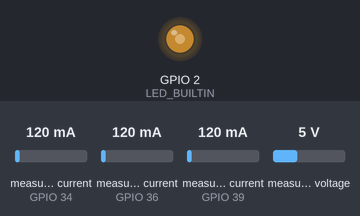
This sketch was run on a simulated ESP32. On the bench: output pins drawn as LEDs (lit = HIGH). The test bench sets the inputs (shaded band); at power-on: measured current (sensors on GPIO 34, GPIO 36, GPIO 39) 120 mA, measured voltage 5 V (analog values on the 0–4095 scale). WiFi joins after 1.5 s; servers stay silent unless stated; no MQTT or app messages arrive unless stated; what the sketch prints to the serial monitor is not drawn.

Above: at 1.6 s.
At 10.1 s:
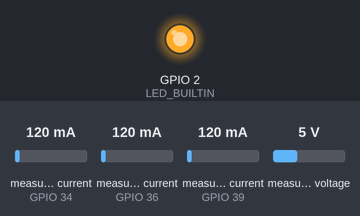
At 33.7 s:
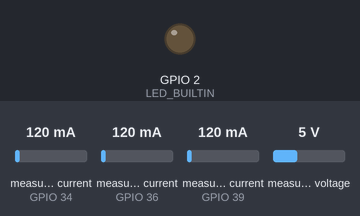
Timing chart, 0 to 37.0 s (numbered marks = the images above):
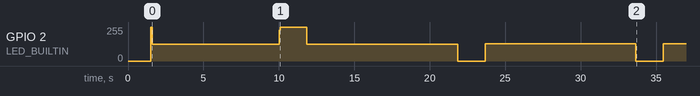

The sketch:

energia_fundo.ino
```cpp
#include <ArduinoJson.h>
#include <TimeLib.h>
#include "EmonLib.h"
#include <WiFi.h>
#include <PubSubClient.h>

// ======== CONFIG WIFI ========
const char* ssid = "LMM";
const char* password = "mecatronica";

// ======== CONFIG MQTT ========
const char* mqtt_server = "192.168.0.142";
const int mqtt_port = 1883;
const char* mqtt_topic = "energia_fundo";
const char* mqtt_client_id = "ESP32_LMM_FUNDO";

WiFiClient espClient;
PubSubClient client(espClient);

// ========== PINOS ==========
#define InputSCT_3 36
#define InputSCT_2 39
#define InputSCT_1 34
#define InputSVT_1 35
#define InputSVT_2 33
#define InputSVT_3 32

int LED_BUILTIN = 2;

// ========== CALIBRAÇÕES ==========
#define V_calibration_1  202
#define V_calibration_2  202
#define V_calibration_3  202
#define I_calibration    42.5

// ========== VARIÁVEIS ==========
double Irms_value_1 = 0, Irms_value_2 = 0, Irms_value_3 = 0;
double Vrms_value_1 = 0, Vrms_value_2 = 0, Vrms_value_3 = 0;
double Preal_value_1 = 0, Preal_value_2 = 0, Preal_value_3 = 0;

unsigned long lastSend = 0;

EnergyMonitor EnerMonitor;
EnergyMonitor EnerMonitor_2;
EnergyMonitor EnerMonitor_3;

// ========== FUNÇÕES DE CONEXÃO ==========
void conectarWiFi() {
  Serial.print("Conectando ao WiFi");
  WiFi.begin(ssid, password);
  while (WiFi.status() != WL_CONNECTED) {
    delay(500);
    Serial.print(".");
  }
  Serial.println("\nWiFi conectado!");
  Serial.print("IP: ");
  Serial.println(WiFi.localIP());
}

void reconectarMQTT() {
  while (!client.connected()) {
    Serial.print("Conectando ao broker MQTT...");
    if (client.connect(mqtt_client_id)) {
      Serial.println("MQTT conectado!");
    } else {
      Serial.print("Falhou! Código: ");
      Serial.println(client.state());
      delay(2000);
    }
  }
}

void setup() {
  Serial.begin(115200);
  pinMode(LED_BUILTIN, OUTPUT);
  analogReadResolution(12);

  Serial.println("Iniciando monitoramento...");

  // Setup dos sensores
  EnerMonitor.current(InputSCT_1, I_calibration);
  EnerMonitor_2.current(InputSCT_2, I_calibration);
  EnerMonitor_3.current(InputSCT_3, I_calibration);

  EnerMonitor.voltage(InputSVT_1, V_calibration_1, 0);
  EnerMonitor_2.voltage(InputSVT_2, V_calibration_2, 0);
  EnerMonitor_3.voltage(InputSVT_3, V_calibration_3, 0);

  // Conectar ao WiFi e configurar MQTT
  conectarWiFi();
  client.setServer(mqtt_server, mqtt_port);
}

void loop() {
  digitalWrite(LED_BUILTIN, !digitalRead(LED_BUILTIN));

  client.loop();
  if (!client.connected()) {
    reconectarMQTT();
  }

  if (millis() - lastSend > 10000) {
    getAndSendData();
    lastSend = millis();
  }
}

void getAndSendData() {
  // Medição
  EnerMonitor.calcVI(60, 5000);
  EnerMonitor_2.calcVI(60, 5000);
  EnerMonitor_3.calcVI(60, 5000);

  Vrms_value_1 = EnerMonitor.Vrms;
  Irms_value_1 = (EnerMonitor.Irms >= 0.5) ? EnerMonitor.Irms : 0;
  Preal_value_1 = (abs(EnerMonitor.realPower) >= 50) ? abs(EnerMonitor.realPower) : 0;

  Vrms_value_2 = EnerMonitor_2.Vrms;
  Irms_value_2 = (EnerMonitor_2.Irms >= 0.5) ? EnerMonitor_2.Irms : 0;
  Preal_value_2 = (abs(EnerMonitor_2.realPower) >= 50) ? abs(EnerMonitor_2.realPower) : 0;

  Vrms_value_3 = EnerMonitor_3.Vrms;
  Irms_value_3 = (EnerMonitor_3.Irms >= 0.5) ? EnerMonitor_3.Irms : 0;
  Preal_value_3 = (abs(EnerMonitor_3.realPower) >= 50) ? abs(EnerMonitor_3.realPower) : 0;

  Serial.println("Enviando dados via MQTT...");

  // Monta JSON no padrão desejado
  String payload = "{\"nome\": \"LMM_fundo\", \"corrente\": [" +
    String(Irms_value_1, 2) + ", " +
    String(Irms_value_2, 2) + ", " +
    String(Irms_value_3, 2) + "], \"tensao\": [" +
    String(Vrms_value_1, 2) + ", " +
    String(Vrms_value_2, 2) + ", " +
    String(Vrms_value_3, 2) + "], \"potencia\": [" +
    String(Preal_value_1, 2) + ", " +
    String(Preal_value_2, 2) + ", " +
    String(Preal_value_3, 2) + "]}";

  client.publish(mqtt_topic, payload.c_str());

  // Log no serial também
  Serial.println(payload);
}
```
